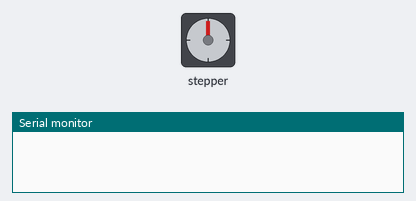
The sketch below on a simulated Arduino Uno, built with avr-gcc and run on an emulated ATmega328P. On the bench: stepper motor, the last lines printed to the serial monitor. Stepper angles assume 2048 steps per turn.

Above: at 0.06 s.
At 3.17 s:
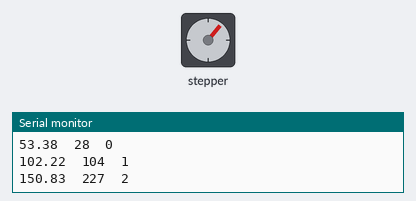
At 9.05 s:
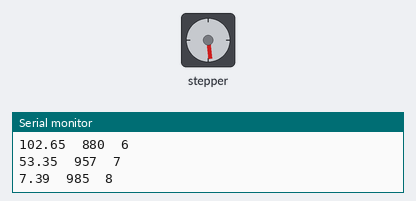
At 17.3 s:
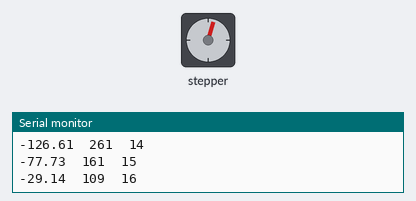
Timing chart, 0 to 18.8 s (numbered marks = the images above):
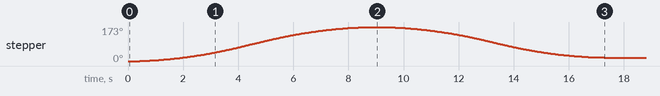

Measured:
- by itself, stepper: turns 173° clockwise in 8.5 s, then 156° counter-clockwise in 8.1 s

The sketch:

UnoAccelStepperRunDemo.ino
```cpp
/*
   Uno sketch to drive a stepper motor using the AccelStepper library.
   Demonstrates acceleration using run(). Prints results every second.
   Runs stepper back and forth between limits. (Like Bounce demo program.)
   Works with a ULN-2003 unipolar stepper driver, or a bipolar, constant voltage motor driver
   such as the L298 or TB6612, or a step/direction constant current driver like the a4988.
   Initial Creation: 10/15/21  --jkl  jlarson@pacifier.com
      - Rev 1 - 11/7/21      -jkl
      - Rev 2 = 12/14/21   -jkl
*/
// Include the AccelStepper Library
#include <AccelStepper.h>
#include <elapsedMillis.h>

// Motor Connections (unipolar motor driver)
const int In1 = 8;
const int In2 = 9;
const int In3 = 10;
const int In4 = 11;
// Motor Connections (constant voltage bipolar H-bridge motor driver)
const int AIn1 = 8;
const int AIn2 = 9;
const int BIn1 = 10;
const int BIn2 = 11;
// Motor Connections (constant current, step/direction bipolar motor driver)
const int dirPin = 4;
const int stepPin = 5;

// Creates an instance - Pick the version you want to use and un-comment it. That's the only required change.
AccelStepper myStepper(AccelStepper::FULL4WIRE, AIn1, AIn2, BIn1, BIn2);  // works for TB6612 (Bipolar, constant voltage, H-Bridge motor driver)
//AccelStepper myStepper(AccelStepper::FULL4WIRE, In1, In3, In2, In4);    // works for ULN2003 (Unipolar motor driver)
//AccelStepper myStepper(AccelStepper::DRIVER, stepPin, dirPin);           // works for a4988 (Bipolar, constant current, step/direction driver)

elapsedMillis printTime;

void setup() {
  Serial.begin(115200);
  // set the maximum speed, acceleration factor, and the target position.
  myStepper.setMaxSpeed(200.0);   // the motor accelerates to this speed exactly without overshoot. Try other values.
  myStepper.setAcceleration(50.0);   // try other acceleration rates.
  myStepper.moveTo(10000);
  // For negative rotation
  //myStepper.moveTo(-10000);    // This will demonstrate a move in the negative direction.
}
int count = 0;    // tracks seconds to trigger an action if desired.
void loop() {
  float mSpeed;
  if (printTime >= 1000) {    // reports speed and position each second
    printTime = 0;
    mSpeed = myStepper.speed();
    Serial.print(mSpeed);
    Serial.print("  ");
    Serial.print(myStepper.currentPosition());
    Serial.print("  ");
    Serial.println(count);
    if (count++ == 4){      // uncomment an action to see the response in the serial monitor
      myStepper.moveTo(100);
      //myStepper.move(100);
      //myStepper.stop();
    }
  }
  myStepper.run();
}
```
